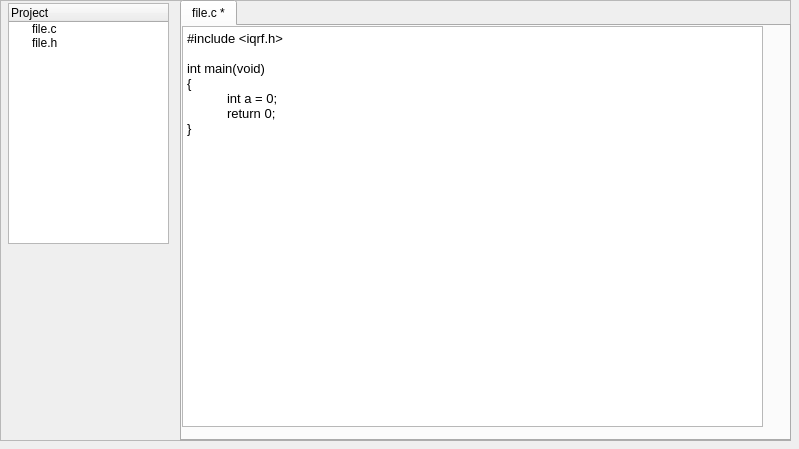
<?xml version="1.0" encoding="UTF-8"?>
<ui version="4.0">
 <class>edit_form</class>
 <widget class="QWidget" name="edit_form">
  <property name="geometry">
   <rect>
    <x>0</x>
    <y>0</y>
    <width>799</width>
    <height>449</height>
   </rect>
  </property>
  <property name="windowTitle">
   <string>Form</string>
  </property>
  <widget class="QFrame" name="frame">
   <property name="geometry">
    <rect>
     <x>0</x>
     <y>0</y>
     <width>791</width>
     <height>441</height>
    </rect>
   </property>
   <property name="frameShape">
    <enum>QFrame::StyledPanel</enum>
   </property>
   <property name="frameShadow">
    <enum>QFrame::Raised</enum>
   </property>
   <widget class="QTreeWidget" name="treeWidget">
    <property name="geometry">
     <rect>
      <x>8</x>
      <y>3</y>
      <width>161</width>
      <height>241</height>
     </rect>
    </property>
    <column>
     <property name="text">
      <string>Project</string>
     </property>
    </column>
    <item>
     <property name="text">
      <string>file.c</string>
     </property>
    </item>
    <item>
     <property name="text">
      <string>file.h</string>
     </property>
    </item>
   </widget>
   <widget class="QTabWidget" name="tabWidget">
    <property name="geometry">
     <rect>
      <x>180</x>
      <y>0</y>
      <width>611</width>
      <height>441</height>
     </rect>
    </property>
    <property name="currentIndex">
     <number>0</number>
    </property>
    <widget class="QWidget" name="tab">
     <attribute name="title">
      <string>file.c *</string>
     </attribute>
     <widget class="QTextEdit" name="textEdit">
      <property name="geometry">
       <rect>
        <x>0</x>
        <y>0</y>
        <width>581</width>
        <height>401</height>
       </rect>
      </property>
      <property name="cursor" stdset="0">
       <cursorShape>ArrowCursor</cursorShape>
      </property>
      <property name="tabChangesFocus">
       <bool>false</bool>
      </property>
      <property name="lineWrapMode">
       <enum>QTextEdit::WidgetWidth</enum>
      </property>
      <property name="lineWrapColumnOrWidth">
       <number>800</number>
      </property>
      <property name="html">
       <string>&lt;!DOCTYPE HTML PUBLIC &quot;-//W3C//DTD HTML 4.0//EN&quot; &quot;http://www.w3.org/TR/REC-html40/strict.dtd&quot;&gt;
&lt;html&gt;&lt;head&gt;&lt;meta name=&quot;qrichtext&quot; content=&quot;1&quot; /&gt;&lt;style type=&quot;text/css&quot;&gt;
p, li { white-space: pre-wrap; }
&lt;/style&gt;&lt;/head&gt;&lt;body style=&quot; font-family:'Sans Serif'; font-size:10pt; font-weight:400; font-style:normal;&quot;&gt;
&lt;p style=&quot; margin-top:0px; margin-bottom:0px; margin-left:0px; margin-right:0px; -qt-block-indent:0; text-indent:0px;&quot;&gt;#include &amp;lt;iqrf.h&amp;gt;&lt;/p&gt;
&lt;p style=&quot;-qt-paragraph-type:empty; margin-top:0px; margin-bottom:0px; margin-left:0px; margin-right:0px; -qt-block-indent:0; text-indent:0px;&quot;&gt;&lt;/p&gt;
&lt;p style=&quot; margin-top:0px; margin-bottom:0px; margin-left:0px; margin-right:0px; -qt-block-indent:0; text-indent:0px;&quot;&gt;int main(void)&lt;/p&gt;
&lt;p style=&quot; margin-top:0px; margin-bottom:0px; margin-left:0px; margin-right:0px; -qt-block-indent:0; text-indent:0px;&quot;&gt;{&lt;/p&gt;
&lt;p style=&quot; margin-top:0px; margin-bottom:0px; margin-left:0px; margin-right:0px; -qt-block-indent:0; text-indent:0px;&quot;&gt;	int a = 0;&lt;/p&gt;
&lt;p style=&quot; margin-top:0px; margin-bottom:0px; margin-left:0px; margin-right:0px; -qt-block-indent:0; text-indent:0px;&quot;&gt;	return 0;&lt;/p&gt;
&lt;p style=&quot; margin-top:0px; margin-bottom:0px; margin-left:0px; margin-right:0px; -qt-block-indent:0; text-indent:0px;&quot;&gt;}&lt;/p&gt;&lt;/body&gt;&lt;/html&gt;</string>
      </property>
      <property name="tabStopWidth">
       <number>40</number>
      </property>
     </widget>
    </widget>
   </widget>
  </widget>
 </widget>
 <resources/>
 <connections/>
</ui>
